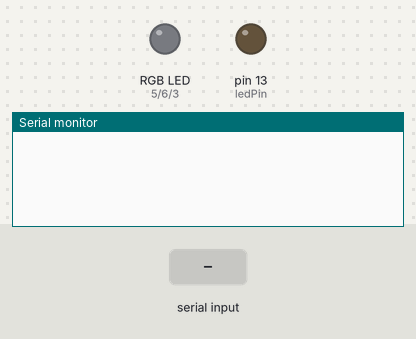
The sketch below on a simulated Arduino Uno, built with avr-gcc and run on an emulated ATmega328P. Parts: an RGB LED mixed from three pins (HIGH = lit), output pins drawn as LEDs (lit = HIGH), the last lines printed to the serial monitor. The inputs (shaded band) are chosen by the test bench.

Above: at 1.2 s.
1.3 s: "90,45\n" received over Serial
At 2.5 s:
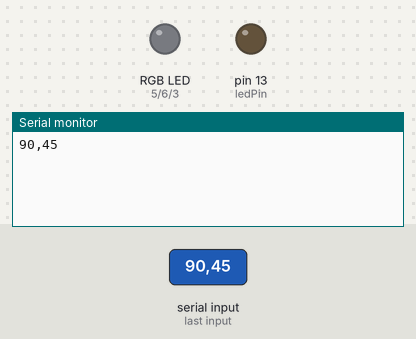
2.8 s: "5\n" received over Serial
At 3.7 s:
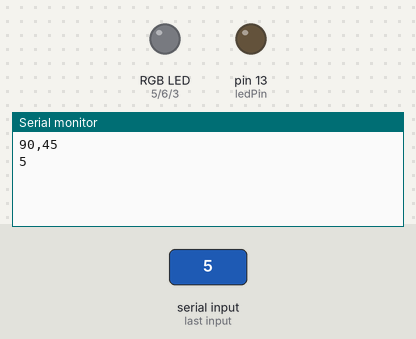

The sketch:

LEDControl.ino
```cpp
#define GREENPIN 6
#define REDPIN 5
#define BLUEPIN 3
#define ledPin 13

const int FADERATE = 1;
const int BRIGHTNESS = 200;

int FADESPEED;
char data;

const byte numChars = 32;
char receivedChars[numChars];   // an array to store the received data
int RGB[] = {0, 0, 0};

boolean newData = false;

void setup() {
  // put your setup code here, to run once:
  pinMode(GREENPIN, OUTPUT);
  pinMode(REDPIN, OUTPUT);
  pinMode(BLUEPIN, OUTPUT);
  pinMode(ledPin, OUTPUT);

  FADESPEED = 4000 / BRIGHTNESS * FADERATE;

  Serial.begin(9600);
}

void loop() {

  recvRGBWithEndMarker();
  showNewData();
  //parseDataRGB();

  //  if(Serial.available() > 0){
  //
  //    data = Serial.read();
  //    Serial.println(data);
  //
  //    switch(data){
  //      case'0':analogWrite(REDPIN, BRIGHTNESS); break;
  //      case'1':analogWrite(BLUEPIN, BRIGHTNESS); break;
  //      case'2':analogWrite(GREENPIN, BRIGHTNESS); break;
  //      case'3':analogWrite(REDPIN, 0); analogWrite(BLUEPIN, 0); analogWrite(GREENPIN, 0);break;
  //      default: break;
  //      }
  //
  //    }


}

void recvRGBWithEndMarker() {
  static byte ndx = 0;
  char endMarker = '\n';
  char rc;

  while (Serial.available() > 0 && newData == false) {
    rc = Serial.read();

    if (rc != endMarker) {
      receivedChars[ndx] = rc;
      ndx++;
      if (ndx >= numChars) {
        ndx = numChars - 1;
      }
    }
    else {
      receivedChars[ndx] = '\0'; // terminate the string
      ndx = 0;
      newData = true;
    }
  }
}

void showNewData() {
  if (newData == true) {
    Serial.println(receivedChars);
    newData = false;
  }

}

void parseDataRGB() {
  String  curIntString = "";
  int j = 0;
  char n;

  while (j < 3) {
    for (int i = 0; i < sizeof(receivedChars) / sizeof(receivedChars[0]); i++) {
      n = receivedChars[i];
      if (n != ',') {
        curIntString += n;
      }else{
        RGB[j] = curIntString.toInt();
        j++;
        }
    }
  }
  String meh = "RED: " + (String)RGB[0] + " BLUE: " + (String)RGB[1] + " GREEN: " + (String)RGB[2];
  Serial.println(meh);

}
```

Measured:
- after the input at 1.3 s, the serial monitor: prints a new line at once (image 1)
- after the input at 2.8 s, the serial monitor: prints a new line at once (image 2)
